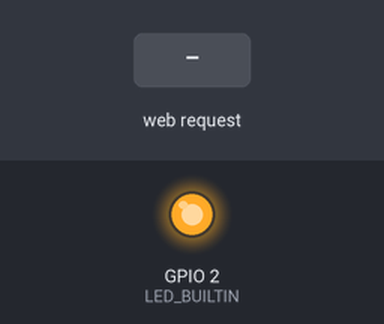
Recording of a sketch running on a simulated ESP8266 (NodeMCU). Parts: output pins drawn as LEDs (lit = HIGH, except the on-board LED, lit = LOW). The test bench sets the inputs (shaded band).

Above: at 1.3 s.
1.4 s: HTTP request GET /apagar received
At 1.8 s:
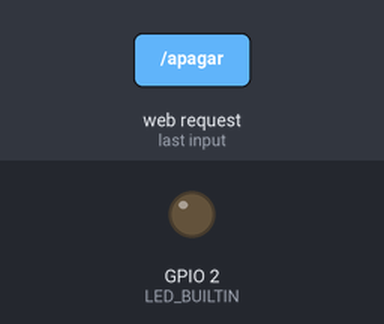
2.9 s: HTTP request GET /encender received
At 4.2 s:
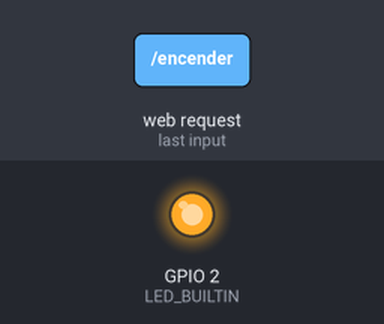
Timing chart, 0 to 5.9 s (numbered marks = the images above; inputs shaded):
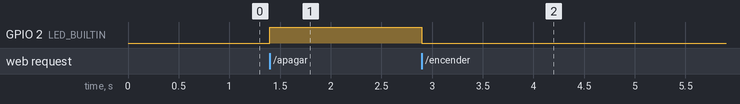

Measured:
- after the input at 1.4 s, GPIO 2 (LED_BUILTIN): LOW → HIGH at once
- after the input at 2.9 s, GPIO 2 (LED_BUILTIN): HIGH → LOW at once

The sketch:

encender_led.ino
```cpp
/*
    Programado por Luis Cabrera Benito
  ____          _____               _ _           _
 |  _ \        |  __ \             (_) |         | |
 | |_) |_   _  | |__) |_ _ _ __ _____| |__  _   _| |_ ___
 |  _ <| | | | |  ___/ _` | '__|_  / | '_ \| | | | __/ _ \
 | |_) | |_| | | |  | (_| | |   / /| | |_) | |_| | ||  __/
 |____/ \__, | |_|   \__,_|_|  /___|_|_.__/ \__, |\__\___|
         __/ |                               __/ |
        |___/                               |___/


    Blog:       https://parzibyte.me/blog
    Ayuda:      https://parzibyte.me/blog/contrataciones-ayuda/
    Contacto:   https://parzibyte.me/blog/contacto/
*/
#include <ESP8266WiFi.h>
#include <ESP8266WebServer.h>

const char *NOMBRE_RED = "Camioncito",
           *CLAVE_RED = "00000000"; // Son 8 ceros

const int PUERTO = 80;

// Tener un estado del LED
bool estadoDelLED = false;

IPAddress ip(192, 168, 1, 1);
IPAddress puertaDeEnlace(192, 168, 1, 1);
IPAddress mascaraDeRed(255, 255, 255, 0);

ESP8266WebServer servidor(PUERTO);

String obtenerInterfaz()
{
  String HtmlRespuesta = "<!DOCTYPE html>"
                         "<html lang='en'>"
                         "<head>"
                         "<meta charset='UTF-8'>"
                         "<meta name='viewport' content='width=device-width, initial-scale=1.0'>"
                         "<title>LEDS by parzibyte</title>"
                         "</head>"
                         "<body>";
  HtmlRespuesta += "<h1>Encender y apagar LED</h1>";
  HtmlRespuesta += "<p>El LED est&aacute; actualmente ";
  if (estadoDelLED)
  {
    HtmlRespuesta += "encendido</p>";
    HtmlRespuesta += "<a href='/apagar'>Apagar</a>";
  }
  else
  {
    HtmlRespuesta += "apagado</p>";
    HtmlRespuesta += "<a href='/encender'>Encender</a>";
  }
  HtmlRespuesta += "<br><a href='https://parzibyte.me/blog'>By parzibyte</a>";
  HtmlRespuesta += "</body>"
                   "</html>";
  return HtmlRespuesta;
}

void mostrarInterfazHTML()
{
  servidor.send(200, "text/html", obtenerInterfaz());
}

void rutaEncenderLed()
{
  estadoDelLED = true;
  digitalWrite(LED_BUILTIN, LOW);
  mostrarInterfazHTML();
}

void rutaApagarLed()
{
  estadoDelLED = false;
  digitalWrite(LED_BUILTIN, HIGH);
  mostrarInterfazHTML();
}

void rutaRaiz()
{
  mostrarInterfazHTML();
}

void rutaNoEncontrada()
{
  servidor.send(404, "text/plain", "404");
}

void setup()
{
  // Configuración del LED
  pinMode(LED_BUILTIN, OUTPUT);

  // Configurar como un access point
  WiFi.softAP(NOMBRE_RED, CLAVE_RED);
  WiFi.softAPConfig(ip, puertaDeEnlace, mascaraDeRed);
  delay(100);

  // Configuramos la ruta y la función que responderá a la solicitud de dicha ruta
  servidor.on("/", rutaRaiz);
  servidor.on("/encender", rutaEncenderLed);
  servidor.on("/apagar", rutaApagarLed);
  servidor.onNotFound(rutaNoEncontrada);
  // Empezar a escuchar
  servidor.begin();
}

// En el loop manejamos al cliente conectado y eso es todo ;)
void loop()
{
  servidor.handleClient();
}
```
